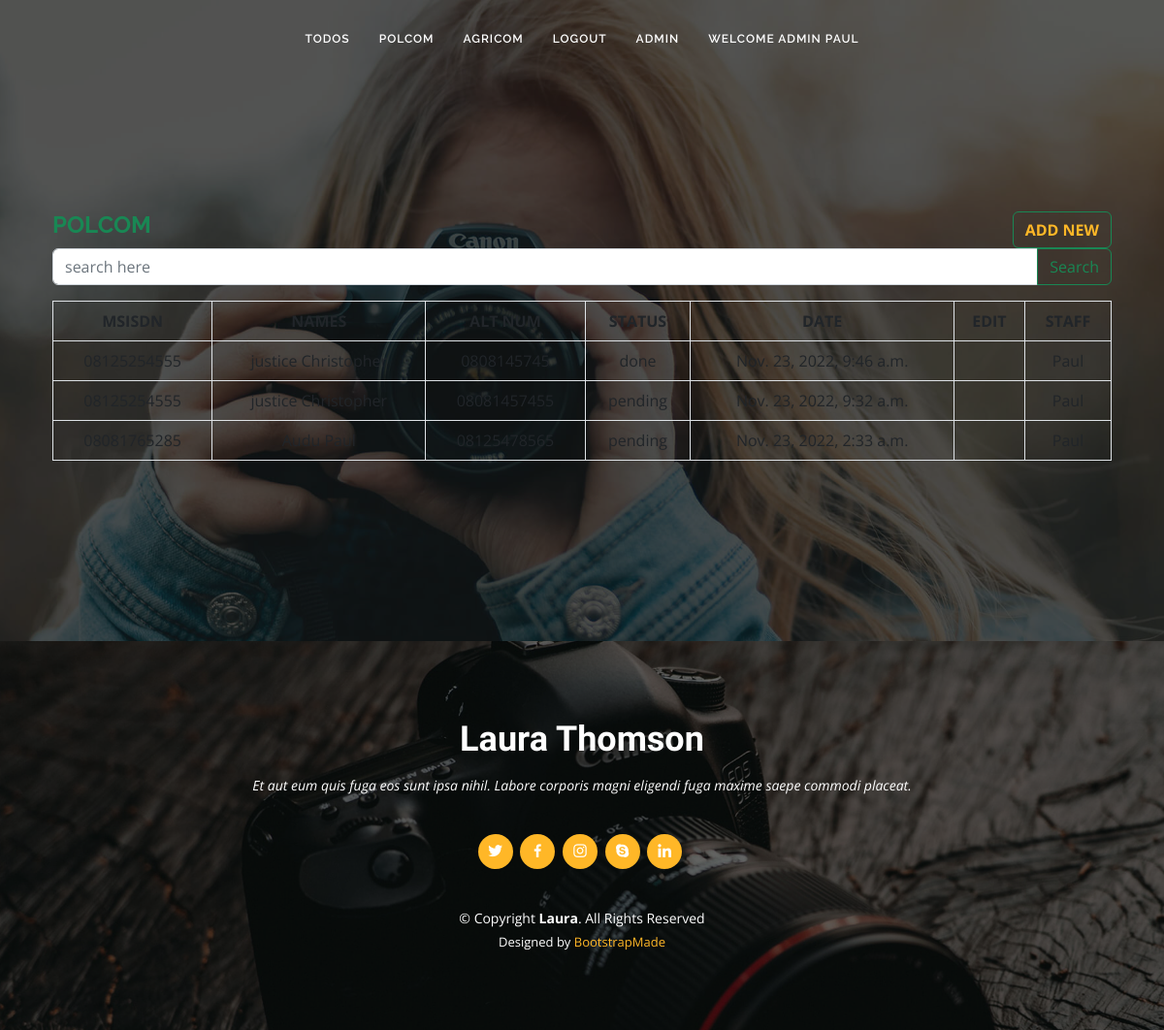
Page /polcom/ (signed in) on the committed database.
### polcom/models.py (models this page shows, shortened)
class Polcom(models.Model):
    MYCHOICE = (
        ("pending", "PENDING"),
        ("done", "DONE")
    )
    PRINCIPAL = (
         ("yes", "YES"),
        ("no", "NO")
    )
    phone_number = models.CharField(max_length=11)
    names = models.CharField(max_length=100)
    address = models.CharField(max_length=255)
    alternate_num = models.CharField(max_length=11)
    status = models.CharField(choices=MYCHOICE, max_length=7)
    principal = models.CharField(choices=PRINCIPAL, max_length=3)
    rank = models.CharField(max_length=100)
    user = models.ForeignKey(User, on_delete=models.CASCADE, blank=True, null=True)
    created_at = models.DateTimeField(auto_now_add=True, null=True)
    class Meta:
        ordering = ('-created_at', )

### polcom/views.py (the view)
# urls.py: path('', AllNumbers.as_view(), name='agricom'),
class AllNumbers(ListView):
    model = Polcom
    template_name = 'polcom/index.html'
    context_object_name = 'items'
    def get_queryset(self):
        user = self.request.user
        return  Polcom.objects.filter(user=user)

### templates/polcom/index.html (shortened to what this page needs)
{% extends 'base.html' %}
{% load bootstrap5 %}
{% load bootstrap_icons %}
{% block content %}
{% load static %}
 <section id="about" class="about">
    <div class="container" data-aos="fade-up">
      <div class="section-title mt-5 ">
        <div class="top_head d-flex justify-content-between">
        <h4 class="text-success"><strong>POLCOM</strong></h4>
        <button class="btn btn-outline-success " type="submit" id="button-addon2"><strong><a href="{% url 'add-polcom'%}">ADD NEW</a></strong></button>
      </div>
    <div class="table-responsive-md">
        <table class="table table-bordered">
          <div>
            <form action="{% url 'search_pol' %}" method="get">
              <div class="input-group mb-3">
              <input type="text" class="form-control" name="q" placeholder="search here" >
              <button class="btn btn-outline-success" type="submit" id="button-addon2">Search</button>
            </div>
          </form>
        </div>
            <thead>
              <tr>
                <th scope="col">MSISDN</th>
                <th scope="col">NAMES</th>
                <th scope="col">ALT NUM</th>
                <th scope="col">STATUS</th>
                <th scope="col">DATE</th>
                <th scope="col">EDIT</th>
                <th scope="col">STAFF</th>
              </tr>
            </thead>
            <tbody>
                {% for item in items %}
              <tr>
                <td>{{item.phone_number}}</td>
                <td>{{item.names}}</td>
                <td>{{item.alternate_num}}</td>
                <td>{{item.status}}</td>
                <td>{{item.created_at}}</td>
                <td><a href="{% url 'update-polcom' item.id %}">{% bs_icon 'pencil-square' color='blue' size='1.3em' %}</a></i></td>
                <td>{{item.user}}</td>
              </tr>
            {% endfor %}
            </tbody>
          </table>
        </div>
      </div>
    </div>
    </div>
  </section>
  {% endblock content %}

### templates/base.html (shortened to what this page needs)
{% load static %}
<!DOCTYPE html>
<html lang="en">
<head>
  {% load bootstrap_icons %}
  <link href="{%  static  'assets/vendor/bootstrap/css/bootstrap.min.css' %}" rel="stylesheet">
  <link href="{%  static  'assets/vendor/bootstrap-icons/bootstrap-icons.css' %}" rel="stylesheet">
  <link href="{%  static  'assets/vendor/boxicons/css/boxicons.min.css' %}" rel="stylesheet">
  <link href="{%  static  'assets/vendor/glightbox/css/glightbox.min.css' %}" rel="stylesheet">
  <link href="{%  static  'assets/vendor/swiper/swiper-bundle.min.css' %}" rel="stylesheet">
  <link href="{%  static  'assets/css/style.css' %}" rel="stylesheet">
</head>
<body>
  <header id="header" class="fixed-top d-flex justify-content-center align-items-center header-transparent">
    <nav id="navbar" class="navbar">
      <ul>
        {% if not user.is_authenticated %}
        <li><a class="nav-link scrollto " href="{% url 'tasklist'%}">Home</a></li>
          <li><a class="nav-link scrollto" href="{% url 'create'%}">Add Task</a></li>
          <li><a class="nav-link scrollto " href="{% url 'login'%}">Login</a></li>
          <li><a class="nav-link scrollto " href="{% url 'register'%}">Register</a></li>
        {% elif user.is_superuser %}
        <li><a class="nav-link scrollto " href="{% url 'tasklist'%}">Todos</a></li>
        <li><a class="nav-link scrollto" href="{% url 'polcom'%}">PolCom</a></li>
        <li><a class="nav-link scrollto" href="{% url 'agricom'%}">Agricom</a></li>
        <li><a class="nav-link scrollto " href="{% url 'logout'%}">Logout</a></li>
        <li><a class="nav-link scrollto " href="{% url 'admins'%}">Admin</a></li>
        <li><a class="nav-link scrollto " href="#">Welcome Admin {{user.username}} <th scope="col">{% bs_icon 'person-fill'  size='1em' %}</th></a></li>
        {% endif %}
      </ul>
    </nav>
  </header>
  <main id="main">
    <section id="testimonials" class="testimonials">
      <div class="container position-relative">
            {% block content %}
            {% endblock content %}
  </main>
  <footer id="footer">
    <div class="container">
      <h3>Laura Thomson</h3>
      <p>Et aut eum quis fuga eos sunt ipsa nihil. Labore corporis magni eligendi fuga maxime saepe commodi placeat.</p>
      <div class="social-links">
        <a href="#" class="twitter"><i class="bx bxl-twitter"></i></a>
        <a href="#" class="facebook"><i class="bx bxl-facebook"></i></a>
        <a href="#" class="instagram"><i class="bx bxl-instagram"></i></a>
        <a href="#" class="google-plus"><i class="bx bxl-skype"></i></a>
        <a href="#" class="linkedin"><i class="bx bxl-linkedin"></i></a>
      </div>
      <div class="copyright">
        &copy; Copyright <strong><span>Laura</span></strong>. All Rights Reserved
      </div>
      <div class="credits">
        Designed by <a href="https://bootstrapmade.com/">BootstrapMade</a>
      </div>
    </div>
  </footer>
</body>
</html>

### static/assets/css/style.css (style rules this page uses)
body { font-family: "Open Sans", sans-serif; color: #444444; }
a { color: #ffb727; text-decoration: none; }
h1, h2, h3, h4, h5, h6 { font-family: "Raleway", sans-serif; }
#header { z-index: 997; transition: all 0.5s; height: 80px; background: rgba(25, 28, 31, 0.8); }
#header.header-transparent { background: transparent; }
.navbar { padding: 0; }
.navbar ul { margin: 0; padding: 0; display: flex; list-style: none; align-items: center; }
.navbar li { position: relative; }
.navbar a, .navbar a:focus { display: flex; align-items: center; justify-content: space-between; padding: 10px 15px; color: #fff; white-space: nowrap; transition: 0.3s; font-size: 12px; font-family: "Raleway", sans-serif; text-transform: uppercase; font-weight: 600; letter-spacing: 1px; }
section { padding: 60px 0; }
.section-title { text-align: center; padding: 30px 0; position: relative; }
.testimonials { padding: 80px 0; background: url("../img/testimonials-bg.jpg") no-repeat; background-position: center center; background-size: cover; position: relative; }
.testimonials::before { content: ""; position: absolute; left: 0; right: 0; top: 0; bottom: 0; background: rgba(14, 16, 17, 0.7); }
#footer { background: url("../img/footer-bg.jpg") top center no-repeat; background-size: cover; color: #fff; font-size: 14px; text-align: center; padding: 80px 0; position: relative; }
#footer::before { content: ""; position: absolute; left: 0; right: 0; top: 0; bottom: 0; background: rgba(0, 0, 0, 0.6); }
#footer .container { position: relative; }
#footer h3 { font-size: 36px; font-weight: 700; color: #fff; position: relative; font-family: "Satisfy", serif; padding: 0; margin: 0 0 15px 0; }
#footer p { font-size: 15; font-style: italic; padding: 0; margin: 0 0 40px 0; }
#footer .social-links { margin: 0 0 40px 0; }
#footer .social-links a { font-size: 18px; display: inline-block; background: #ffb727; color: #fff; line-height: 1; padding: 8px 0; margin-right: 4px; border-radius: 50%; text-align: center; width: 36px; height: 36px; transition: 0.3s; }
#footer .copyright { margin: 0 0 5px 0; }
#footer .credits { font-size: 13px; }

### rows in the picture
Polcom: phone_number "08125254555", names "justice Christopher", alternate_num "0808145745", status "done", created_at "Nov. 23, 2022, 9:46 a.m."
Polcom: phone_number "08125254555", names "justice Christopher", alternate_num "08081457455", status "pending", created_at "Nov. 23, 2022, 9:32 a.m."
Polcom: phone_number "08081765285", names "Audu Paul", alternate_num "08125478565", status "pending", created_at "Nov. 23, 2022, 2:33 a.m."

### other values in the picture
{{ user.username }} "PAUL"
